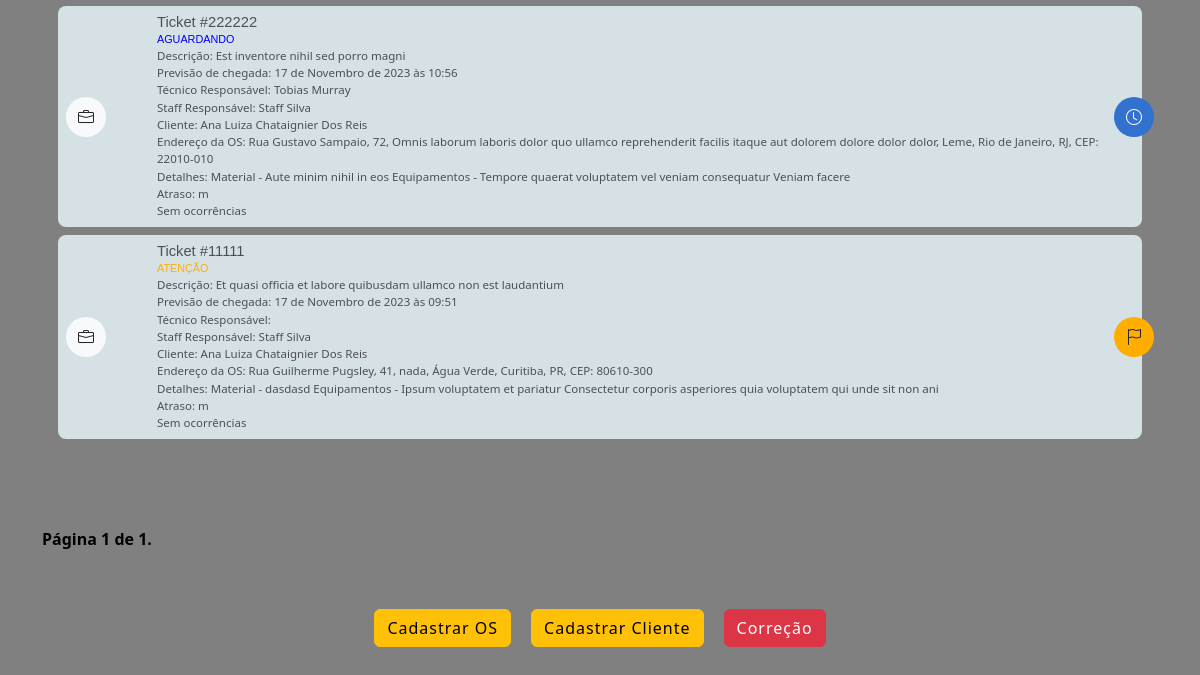
Before: /staff/lista_os/ (signed in, lower part) with the older database file.
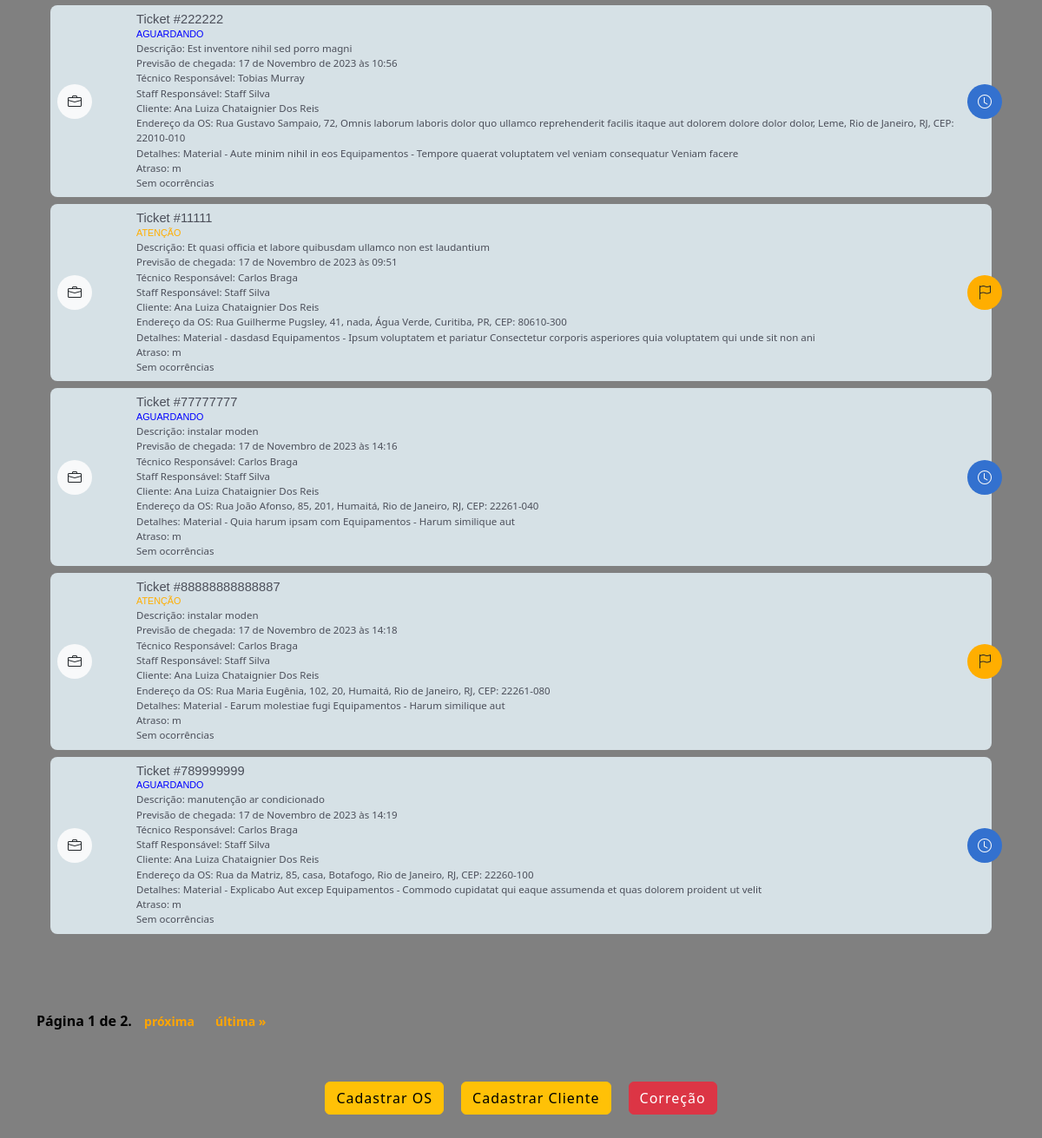
After: the same page with the newer database file.
### staff/models.py (models this page shows, shortened)
class OrdemDeServico(models.Model):
    ticket = models.CharField(max_length=200, unique=True)
    tecnico = models.ForeignKey(
        CustomUser, on_delete=models.CASCADE, related_name="ordens_técnico", null=True, default=None
    )
    staff = models.ForeignKey(
        CustomUser, on_delete=models.CASCADE, related_name="ordens_staff"
    )
    descricao = models.TextField(max_length=600)
    previsao_chegada = models.DateTimeField(editable=True)
    previsao_execucao = models.DateTimeField(editable=True)
    material = models.CharField(max_length=100, validators=[MinLengthValidator(3)])
    equipamento = models.CharField(max_length=100, validators=[MinLengthValidator(3)])
    data_criacao = models.DateTimeField(auto_now_add=True)
    cliente = models.ForeignKey(Cliente, on_delete=models.CASCADE)
    endereco = models.ForeignKey(Endereco, on_delete=models.CASCADE)
    contrato = models.CharField(max_length=700, null=True, blank=True)
    atividade = models.CharField(max_length=50, choices=ACTIVITY_CHOICES)
    status_tecnico = models.CharField(max_length=50, choices=TECNICAL_CHOICES)
    status = models.CharField(
        max_length=10, choices=STATUS_CHOICES, default="Aguardando"
    )
    atraso_em_minutos = models.CharField(max_length=50, choices=ATRASO_CHOICES)
    atraso_descricao = models.TextField(max_length=400)
    descricao_reagendamento = models.TextField(max_length=400)
    vezes_reagendada = models.IntegerField(default=0)

class Cliente(models.Model):
    nome = models.CharField(max_length=50, validators=[MinLengthValidator(3)])
    rg = models.CharField(max_length=12, validators=[MinLengthValidator(3)])
    telefone1 = models.CharField(max_length=15, validators=[MinLengthValidator(3)])
    telefone2 = models.CharField(max_length=15, validators=[MinLengthValidator(3)])

### authentication/models.py (models this page shows, shortened)
class CustomUser(AbstractUser):
    telefone = models.CharField(max_length=15, null=False)
    endereco = models.ForeignKey(
        Endereco, on_delete=models.CASCADE, null=True, default=None
    )
    foto = models.ImageField(upload_to="img/perfil_user/", null=True, blank=True)
    email = models.EmailField(unique=True)

class Endereco(models.Model):
    cep = models.CharField(max_length=10)
    rua = models.CharField(max_length=30, validators=[MinLengthValidator(3)])
    bairro = models.CharField(max_length=20, validators=[MinLengthValidator(3)])
    cidade = models.CharField(max_length=20, validators=[MinLengthValidator(3)])
    estado = models.CharField(max_length=2, choices=STATE_CHOICES)
    numero = models.PositiveIntegerField(validators=[MinValueValidator(1)])
    complemento = models.CharField(max_length=100)
    def __str__(self):
        return f"{self.rua}, {self.numero}, {self.complemento}, {self.bairro}, {self.cidade}, {self.estado}, CEP: {self.cep}"

### staff/views.py (the view, shortened to what this page needs)
# urls.py: path("lista_os/", views.lista_os, name="lista_os"),
@user_passes_test(is_staff)
def lista_os(request):
    staff = request.user
    ordens_em_atraso = OrdemDeServico.objects.filter(
        staff=staff,
        atraso_em_minutos__isnull=False,
        status__in=["Atenção", "Urgente", "Aguardando"],
        atraso_em_minutos__gt=0,
    )
    atrasos = len(ordens_em_atraso.values())
    data_atual = datetime.now().date()
    todas_as_ordens = OrdemDeServico.objects.filter(staff=staff)
    for ordem in todas_as_ordens:
        data_previsao = ordem.previsao_chegada.date()
        if data_previsao < data_atual and ordem.status in [
            "Atenção",
            "Urgente",
            "Aguardando",
        ]:
            ordem.status = "Reagendar"
            ordem.descricao_reagendamento = "Ordem ignorada pelo técnico"
            ordem.save()
    ordens = OrdemDeServico.objects.filter(
        staff=request.user,
        status__in=["Atenção", "Urgente", "Aguardando", "Concluído"],
    )
    ordens_reagendar = OrdemDeServico.objects.filter(
        staff=staff,
        status="Reagendar",
    )
    total_reagendar = len(ordens_reagendar.values())
    filtros = request.GET.get("buscar")
    items_per_page = 10
    paginator = Paginator(ordens, items_per_page)
    page = request.GET.get("page")
    try:
        ordens = paginator.page(page)
    except PageNotAnInteger:
        ordens = paginator.page(1)
    except EmptyPage:
        ordens = paginator.page(paginator.num_pages)
    return render(
        request,
        "lista_os.html",
        {
            "ordens": ordens,
            "atrasos": atrasos,
            "total_reagendar": total_reagendar,
        },
    )

### main/helpers.py (called while the page is built)
def is_staff(user):
    return user.groups.filter(name="Staff").exists()

### staff/templates/lista_os.html (shortened to what this page needs)
{% extends "base_staff.html" %}
{% load static %}
{% block rest %}
  <section id="lista_oc_scr">
    <div class="container">
      <div id="oc_lista">
        <br>
        <div class="tab-pane fade show active" id="pills-01" role="tabpanel" aria-labelledby="pills-home-tab" tabindex="0">
          {% for ordem in ordens %}
            <div class="oc_lista_item">
              <div class="row">
                <div class="col-2 col-md-1">
                  <div class="icon bg-light"><i class="bi bi-briefcase text-dark"></i></div>
                </div>
                <div class="col-10 col-md-11">
                    <div class="oc_l_nome font-medium color04">Ticket #{{ ordem.ticket }}</div>
                    <div class="oc_l_status font-medium {% if ordem.status == 'Urgente' %}color-red{% elif ordem.status == 'Atenção' %}color-yellow{% elif ordem.status == 'Aguardando' %}color-blue{% elif ordem.status == 'Concluído' %}color-green{% endif %}">{{ ordem.status }}</div>
                  <div class="oc_l_data color04 font-dark">Descrição: {{ ordem.descricao }}</div>
                  <div class="oc_l_data color04 font-dark">Previsão de chegada: {{ ordem.previsao_chegada }}</div>
                  <div class="oc_l_data color04 font-dark">Técnico Responsável: {{ ordem.tecnico.first_name }} {{ ordem.tecnico.last_name }}</div>
                  <div class="oc_l_data color04 font-dark">Staff Responsável: {{ ordem.staff.first_name }} {{ ordem.staff.last_name }}</div>
                  <div class="oc_l_data color04 font-dark">Cliente: {{ ordem.cliente.nome }}</div>
                  <div class="oc_l_data color04 font-dark">Endereço da OS: {{ ordem.endereco }}</div>
                  <div class="oc_l_data color04 font-dark">Detalhes: Material - {{ ordem.material}} Equipamentos - {{ordem.equipamento}}</div>
                  <div class="oc_l_data color04 font-dark">Atraso: {{ ordem.atraso_em_minutos }}m</div>
                  {% if ordem.ocorrencias.all %}
                    <div class="oc_l_data color07 font-dark ">
                      Ocorrências
                      <ul>
                        {% for ocorrencia in ordem.ocorrencias.all %}
                          <li>{{ ocorrencia.titulo }} - {{ ocorrencia.descricao }}</li>
                        {% endfor %}
                      </ul>
                    </div>
                  {% else %}
                    <div class="oc_l_data color04 font-dark">Sem ocorrências</div>
                  {% endif %}
                  {% if ordem.status == "Urgente" %}
                    <div class="status_icon bg05 text-light">
                      <i class="bi bi-exclamation-triangle-fill"></i>
                    </div>
                  {% elif ordem.status == "Atenção" %}
                    <div class="status_icon bg06 text-dark">
                      <i class="bi bi-flag"></i>
                    </div>
                  {% elif ordem.status == "Aguardando" %}
                    <div class="status_icon bg01 text-light">
                      <i class="bi bi-clock"></i>
                    </div>
                  {% elif ordem.status == "Concluído" %}
                    <div class="status_icon bg02 text-light">
                      <i class="bi bi-check-circle"></i>
                    </div>
                  {% endif %}
                </div>
              </div>
            </div>
          {% endfor %}
        </div>
      </div>
      <div class="pagination">
        <span class="step-links">
          <span class="current-page">
            Página {{ ordens.number }} de {{ ordens.paginator.num_pages }}.
          </span>
          {% if ordens.has_next %}
            <a href="?page={{ ordens.next_page_number }}">próxima</a>
            <a href="?page={{ ordens.paginator.num_pages }}">última &raquo;</a>
          {% endif %}
        </span>
      </div>
    </div>
  </section>
{% endblock %}

Changed rows visible on the page:
changed OrdemDeServico "Et quasi officia et labore quibusdam ullamco non est laudantium": tecnico.first_name (not shown) → "Carlos"; tecnico.last_name (not shown) → "Braga"
added OrdemDeServico: ticket "77777777", status "AGUARDANDO", descricao "instalar moden", previsao_chegada "17 de Novembro de 2023 às 14:16", tecnico.first_name "Carlos", tecnico.last_name "Braga", staff.first_name "Staff", staff.last_name "Silva", cliente.nome "Ana Luiza Chataignier Dos Reis", endereco "Rua João Afonso, 85, 201, Humaitá, Rio de Janeiro, RJ, CEP: 22261-040", material "Quia harum ipsam com", equipamento "Harum similique aut", shows "Sem ocorrências"
added OrdemDeServico: ticket "88888888888887", status "ATENÇÃO", descricao "instalar moden", previsao_chegada "17 de Novembro de 2023 às 14:18", tecnico.first_name "Carlos", tecnico.last_name "Braga", staff.first_name "Staff", staff.last_name "Silva", cliente.nome "Ana Luiza Chataignier Dos Reis", endereco "Rua Maria Eugênia, 102, 20, Humaitá, Rio de Janeiro, RJ, CEP: 22261-080", material "Earum molestiae fugi", equipamento "Harum similique aut", shows "Sem ocorrências"
added OrdemDeServico: ticket "789999999", status "AGUARDANDO", descricao "manutenção ar condicionado", previsao_chegada "17 de Novembro de 2023 às 14:19", tecnico.first_name "Carlos", tecnico.last_name "Braga", staff.first_name "Staff", staff.last_name "Silva", cliente.nome "Ana Luiza Chataignier Dos Reis", endereco "Rua da Matriz, 85, casa, Botafogo, Rio de Janeiro, RJ, CEP: 22260-100", material "Explicabo Aut excep", equipamento "Commodo cupidatat qui eaque assumenda et quas dolorem proident ut velit", shows "Sem ocorrências"
Other visible differences:
{{ ordens.paginator.num_pages }}: "1" → "2"
text now shown: "próxima última »"
